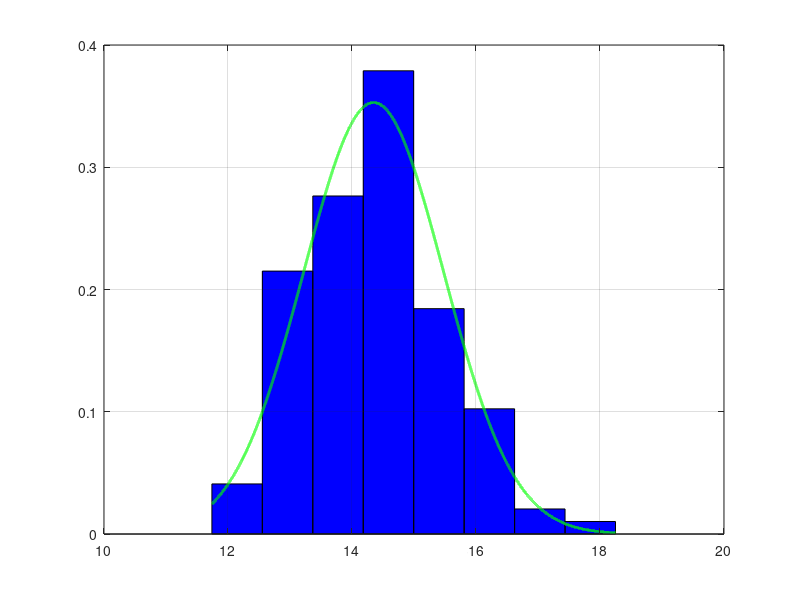
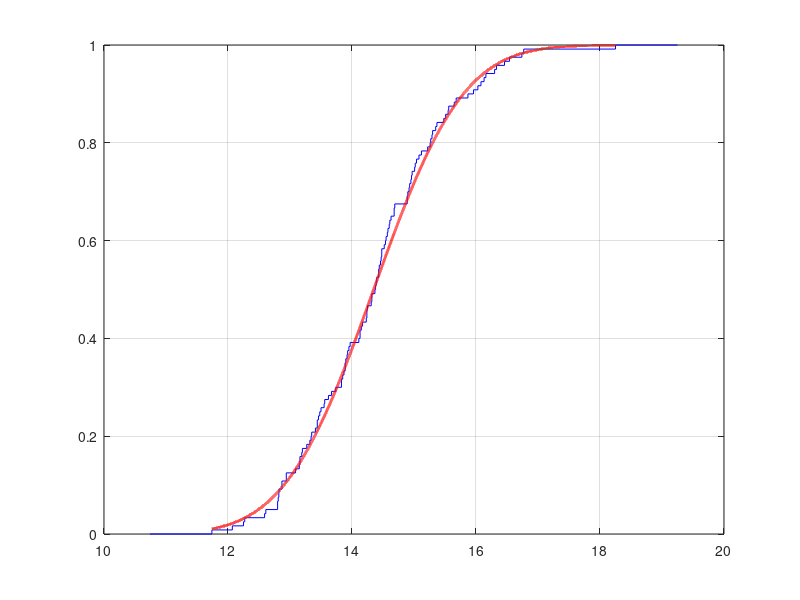

Recreate these plots in MATLAB, in order.
function lab_01
    X = [14.90,14.40,13.56,15.55,13.97,16.33,14.37,13.46,15.51,14.69,...
         13.41,14.24,15.65,14.54,13.55,13.15,14.32,15.04,13.27,14.60,...
         13.83,13.93,14.11,14.15,15.48,15.96,14.46,13.87,13.67,15.30,...
         13.95,16.08,18.25,14.93,15.37,14.38,15.56,13.92,14.23,12.80,...
         13.16,13.89,14.24,13.90,12.82,13.20,13.89,13.50,13.44,16.13,...
         14.68,15.27,13.35,13.62,16.16,16.46,13.83,14.13,15.68,15.22,...
         12.59,12.94,13.09,16.54,14.61,14.63,14.17,13.34,16.74,16.30,...
         13.74,15.02,14.96,15.87,16.03,12.87,14.32,14.48,14.57,14.43,...
         12.61,14.52,15.29,12.07,14.58,11.74,14.97,14.31,12.94,12.82,...
         14.13,14.48,12.25,14.39,15.08,12.87,14.25,15.12,15.35,12.27,...
         14.43,13.85,13.16,16.77,14.47,14.89,14.95,14.55,12.80,15.26,...
         13.32,14.92,13.44,13.48,12.81,15.01,13.19,14.68,14.44,14.89];

    X = sort(X);
    n = length(X);

    M_max = max(X);
    M_min = min(X);
    fprintf("\nМаксимальное значение = %.4f\n", M_max);
    fprintf("Минимальное значение = %.4f\n", M_min);

    R = M_max - M_min;
    fprintf("\nРазмах выборки = %.4f\n", R);

    mu = sum(X) / n;
    S2 = sum((X-mu).^2) / (n - 1);
    fprintf("\nОценка математического ожидания = %.4f\n", mu);
    fprintf("Оценка дисперсии = %.4f\n", S2);

    m = floor(log2(n)) + 2;
    fprintf("\nЧисло интервалов = %d\n\n", m);

    d = (X(n) - X(1)) / m;

    J = [];

    for i = 1 : m
      J(i, 1) = X(1) + (i - 1) * d;
      J(i, 2) = X(1) + i * d;
    end
 
    N = zeros(m);
    
    for i = 1 : n
      for j = 1 : m
        if X(i) >= J(j, 1) && X(i) < J(j, 2)
          N(j)++;
        end
      end
    end
    
    N(m)++;
    
    for i = 1 : m - 1
      fprintf("[%.4f,%.4f) - %d\n", J(i, 1), J(i, 2), N(i));
    end
    
    fprintf("[%.4f,%.4f] - %d\n", J(m, 1), J(m, 2), N(m));

    f = [];
    
    for i = 1 : m
      f(i, 1) = (J(i, 1) + J(i, 2)) / 2;
      f(i, 2) = N(i) / (n * d);
    end
    
    args = X(1):1e-4:X(n);
    sigma = sqrt(S2);
    f_normal = normpdf(args, mu, sigma);

    bar(f(:,1), f(:,2), 1, "b");
    hold on;
    plot(args, f_normal, 'g', 'LineWidth', 2);
    grid;

    F = [];
    
    F(1, 2) = 0;
    F(1, 1) = X(1) - 1;
    
    for i = 2 : (n + 1)
      cnt = 0;
      for j = 1 : n
        if X(j) <= X(i - 1)
          cnt++;
        end
      end
      
      F(i, 1) = X(i - 1);
      F(i, 2) = cnt / n;
    end

    F(n + 2, 2) = 1;
    F(n + 2, 1) = X(n) + 1;

    F_normal = normcdf(args, mu, sigma);

    figure;
    stairs(F(:,1), F(:,2), "b");
    hold on;
    plot(args, F_normal, "r", 'LineWidth', 2);
    grid;
endfunction
